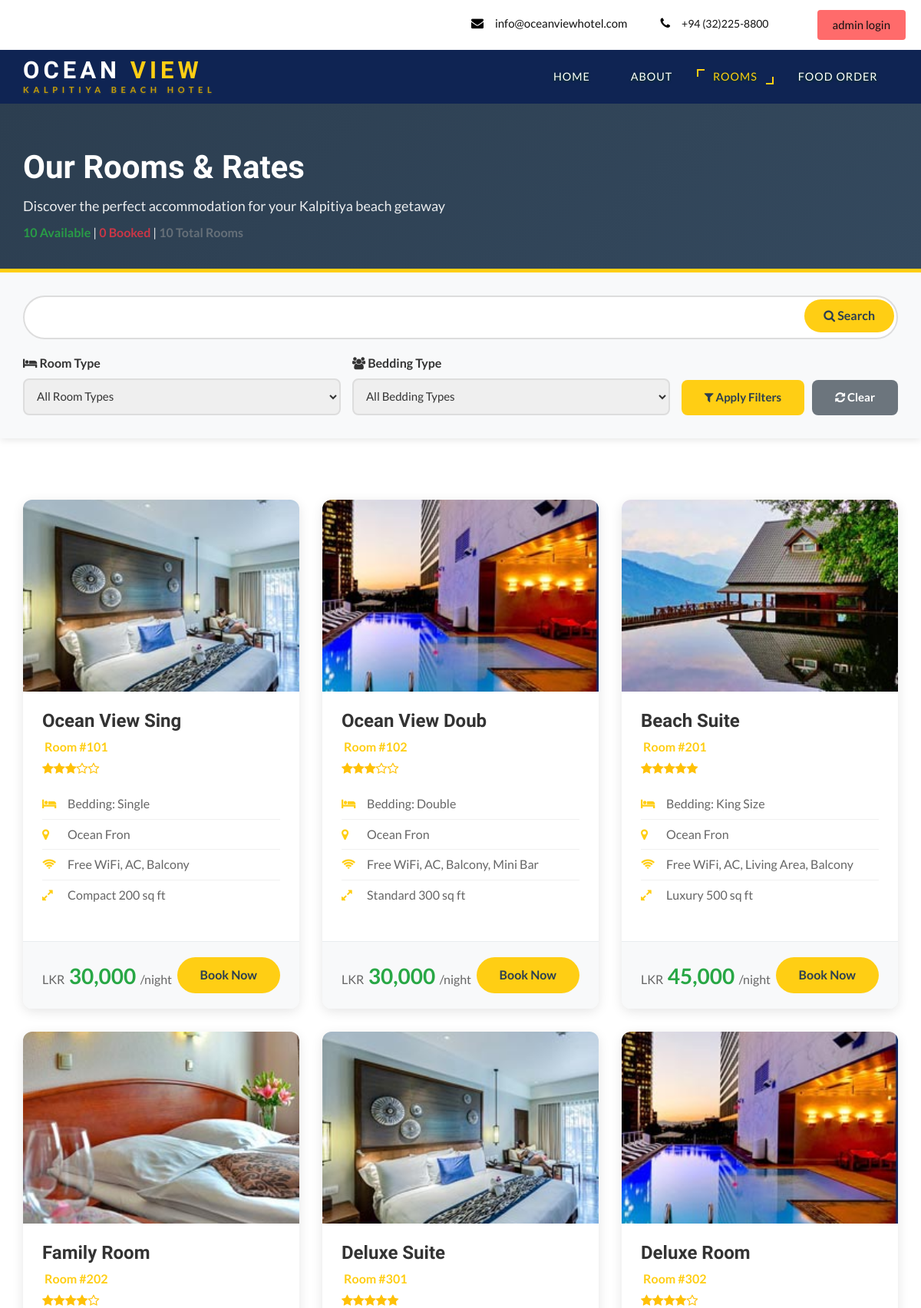
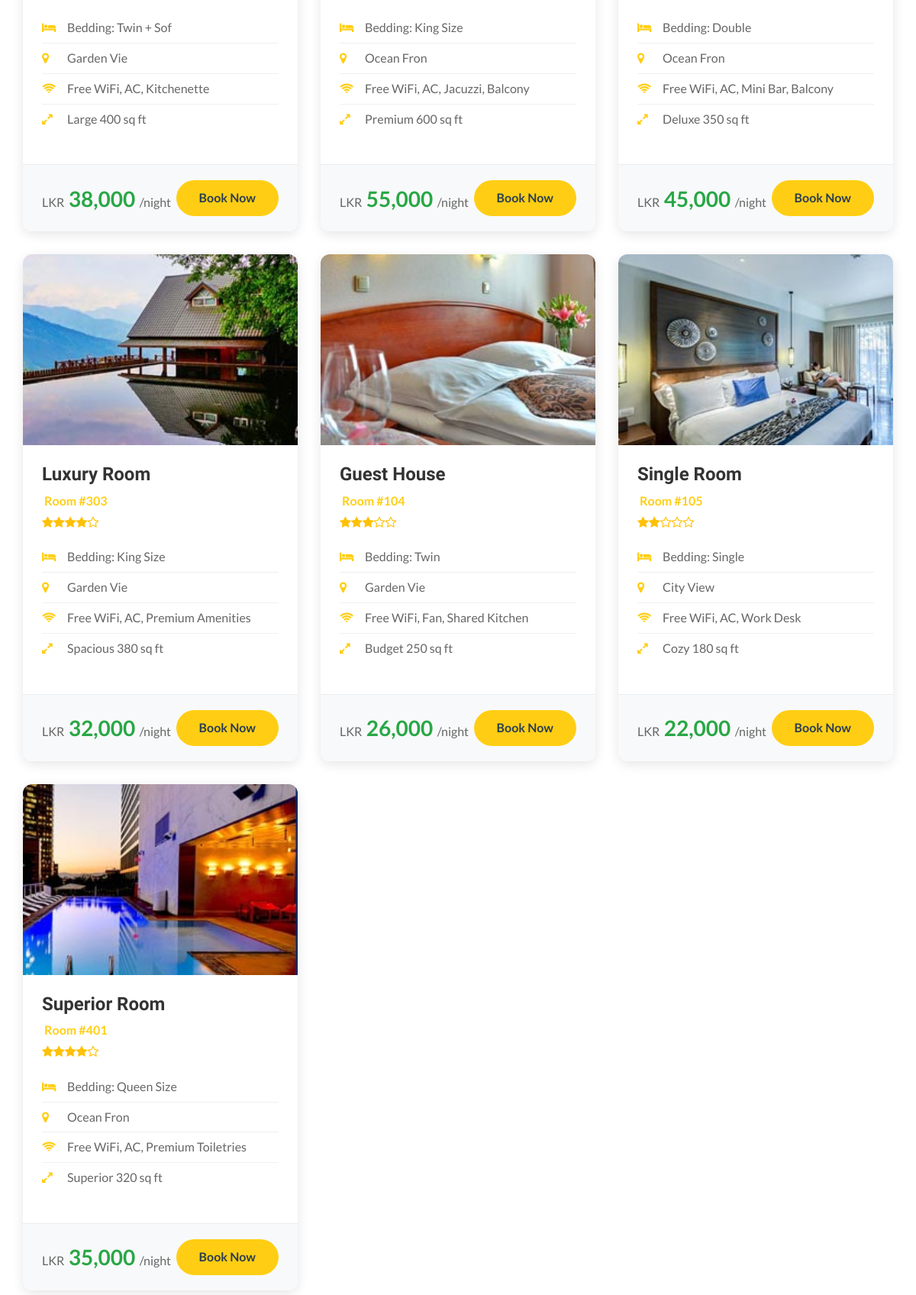
The page /rooms.php (upper part) on the database its author committed (2 pictures, top to bottom).
### tables this page shows
CREATE TABLE IF NOT EXISTS room (
    id int(10) unsigned NOT NULL AUTO_INCREMENT,
    type varchar(15) DEFAULT NULL,
    bedding varchar(10) DEFAULT NULL,
    room_number varchar(20) DEFAULT NULL,
    place varchar(10) DEFAULT NULL,
    area varchar(100) NOT NULL DEFAULT 'Free WiFi, AC',
    size varchar(100) NOT NULL DEFAULT 'Standard 300 sq ft',
    status varchar(20) DEFAULT 'Available',
    cusid int(11) DEFAULT NULL,
    PRIMARY KEY (id),
    UNIQUE KEY unique_room_number (room_number)
);

### rooms.php (the view, shortened to what this page needs)
<?php
include('db.php');
$room_type = isset($_GET['type']) ? trim($_GET['type']) : '';
$bedding = isset($_GET['bedding']) ? trim($_GET['bedding']) : '';
$search = isset($_GET['search']) ? trim($_GET['search']) : '';
$query = "SELECT * FROM room WHERE status = 'Available'";
$query .= " ORDER BY id ASC";
$result = mysqli_query($con, $query);
$room_prices = array(
    'Ocean View Single' => 22000,
    'Ocean View Double' => 32000,
    'Beach Suite' => 45000,
    'Family Room' => 38000,
    'Deluxe Suite' => 55000,
    'Deluxe Room' => 45000,
    'Luxury Room' => 32000,
    'Guest House' => 26000,
    'Single Room' => 22000,
    'Superior Room' => 35000,
    'Presidential Suite' => 75000,
    'Honeymoon Suite' => 60000
);
$room_ratings = array(
    'Ocean View Single' => 3,
    'Ocean View Double' => 4,
    'Beach Suite' => 5,
    'Family Room' => 4,
    'Deluxe Suite' => 5,
    'Deluxe Room' => 4,
    'Luxury Room' => 4,
    'Guest House' => 3,
    'Single Room' => 2,
    'Superior Room' => 4,
    'Presidential Suite' => 5,
    'Honeymoon Suite' => 5
);
?>
<!DOCTYPE html>
<html lang="en">
<head>
<link href="css/bootstrap.css" rel="stylesheet" type="text/css" media="all" />
<link href="css/font-awesome.css" rel="stylesheet">
<link href="css/style.css" rel="stylesheet" type="text/css" media="all" />
</head>
<body>
<div class="banner-top">
			<div class="contact-bnr-w3-agile">
				<ul>
					<li><i class="fa fa-envelope" aria-hidden="true"></i><a href="mailto:info@oceanviewhotel.com">INFO@OCEANVIEWHOTEL.COM</a></li>
					<li><i class="fa fa-phone" aria-hidden="true"></i>+94 (32)225-8800</li>
					<li style="margin-left: 20px;"><a href="admin/index.php" class="btn btn-primary btn-sm" style="background-color: #ff6b6b; border: none; padding: 8px 20px; border-radius: 4px;">Admin Login</a></li>
				</ul>
			</div>
			<div class="clearfix"></div>
		</div>
	<div class="w3_navigation">
		<div class="container">
			<nav class="navbar navbar-default">
				<div class="navbar-header navbar-left">
					<h1><a class="navbar-brand" href="index.php">OCEAN <span>VIEW</span><p class="logo_w3l_agile_caption">Kalpitiya Beach Hotel</p></a></h1>
				</div>
				<div class="collapse navbar-collapse navbar-right" id="bs-example-navbar-collapse-1">
					<nav class="menu menu--iris">
						<ul class="nav navbar-nav menu__list">
							<li class="menu__item"><a href="index.php" class="menu__link">Home</a></li>
							<li class="menu__item"><a href="index.php#about" class="menu__link scroll">About</a></li>
							<li class="menu__item menu__item--current"><a href="rooms.php" class="menu__link">Rooms</a></li>
							<li class="menu__item"><a href="food_order.php" class="menu__link">Food Order</a></li>
						</ul>
					</nav>
				</div>
			</nav>
		</div>
	</div>
<div class="rooms-header">
    <div class="container">
        <h1>Our Rooms & Rates</h1>
        <p>Discover the perfect accommodation for your Kalpitiya beach getaway</p>
        <?php
        $available_query = "SELECT COUNT(*) as available FROM room WHERE status = 'Available'";
        $available_result = mysqli_query($con, $available_query);
        $available_row = mysqli_fetch_assoc($available_result);
        $available_count = $available_row['available'];
        $total_query = "SELECT COUNT(*) as total FROM room";
        $total_result = mysqli_query($con, $total_query);
        $total_row = mysqli_fetch_assoc($total_result);
        $total_count = $total_row['total'];
        $booked_count = $total_count - $available_count;
        $total_rooms = mysqli_num_rows($result);
        if (!empty($search) || !empty($room_type) || !empty($bedding)) {
            echo "<p style='margin-top: 10px; font-size: 16px;'><strong>$total_rooms</strong> room(s) found</p>";
        } else {
            echo "<p style='margin-top: 10px; font-size: 16px;'>";
            echo "<span style='color: #28a745; font-weight: bold;'>$available_count Available</span> | ";
            echo "<span style='color: #dc3545; font-weight: bold;'>$booked_count Booked</span> | ";
            echo "<span style='color: #6c757d; font-weight: bold;'>$total_count Total Rooms</span>";
            echo "</p>";
        }
        ?>
    </div>
</div>
<div class="search-filter-section">
    <div class="container">
        <form method="GET" action="rooms.php" id="filterForm">
            <div class="search-box">
                <input type="text" name="search" placeholder="Search rooms by name, amenities, or location..." value="<?php echo htmlspecialchars($search); ?>">
                <button type="submit"><i class="fa fa-search"></i> Search</button>
            </div>
            <div class="filter-options">
                <div class="filter-group">
                    <label><i class="fa fa-bed"></i> Room Type</label>
                    <select name="type">
                        <option value="">All Room Types</option>
                    </select>
                </div>
                <div class="filter-group">
                    <label><i class="fa fa-users"></i> Bedding Type</label>
                    <select name="bedding">
                        <option value="">All Bedding Types</option>
                    </select>
                </div>
                <div class="filter-buttons">
                    <button type="submit" class="btn-filter btn-apply"><i class="fa fa-filter"></i> Apply Filters</button>
                    <a href="rooms.php" class="btn-filter btn-clear"><i class="fa fa-refresh"></i> Clear</a>
                </div>
            </div>
        </form>
    </div>
</div>
<div class="rooms-grid">
    <div class="container">
        <div class="row">
            <?php
            $room_count = 0;
            $room_images = array('r1.jpg', 'r2.jpg', 'r3.jpg', 'r4.jpg');
            if (mysqli_num_rows($result) > 0) {
                while ($row = mysqli_fetch_assoc($result)) {
                    $room_count++;
                    $room_name = $row['type'];
                    $price = isset($room_prices[$room_name]) ? $room_prices[$room_name] : 30000;
                    $rating = isset($room_ratings[$room_name]) ? $room_ratings[$room_name] : 3;
                    $image = $room_images[($room_count - 1) % 4];
            ?>
            <div class="col-md-6 col-lg-4">
                <div class="room-card">
                    <div class="room-image">
                        <img src="images/<?php echo $image; ?>" alt="<?php echo $room_name; ?>">
                    </div>
                    <div class="room-details">
                        <h3 class="room-title"><?php echo $room_name; ?></h3>
                        <?php
                        $room_num = isset($row['room_number']) ? $row['room_number'] : '';
                        if($room_num) {
                            echo '<p style="color:#ffce14; font-weight:600; margin:5px 0;"><i class="fa fa-door-open"></i> Room #' . $room_num . '</p>';
                        }
                        ?>
                        <div class="room-rating">
                            <?php
                            for ($i = 1; $i <= 5; $i++) {
                                if ($i <= $rating) {
                                    echo '<i class="fa fa-star"></i>';
                                } else {
                                    echo '<i class="fa fa-star-o"></i>';
                                }
                            }
                            ?>
                        </div>
                        <ul class="room-features">
                            <li><i class="fa fa-bed"></i> Bedding: <?php echo isset($row['bedding']) ? $row['bedding'] : 'N/A'; ?></li>
                            <li><i class="fa fa-map-marker"></i> <?php echo isset($row['place']) ? $row['place'] : 'N/A'; ?></li>
                            <li><i class="fa fa-wifi"></i> <?php echo isset($row['area']) ? $row['area'] : 'N/A'; ?></li>
                            <li><i class="fa fa-expand"></i> <?php echo isset($row['size']) ? $row['size'] : 'N/A'; ?></li>
                        </ul>
                    </div>
                    <div class="room-footer">
                        <div class="room-price">
                            <span>LKR</span> <?php echo number_format($price); ?>
                            <span>/night</span>
                        </div>
                        <a href="admin/reservation.php" class="btn-book">Book Now</a>
                    </div>
                </div>
            </div>
            <?php
                }
            } ?>
        </div>
    </div>
</div>
</body>
</html>

### css/style.css (style rules this page uses)
html, body { margin:0; font-size: 100%; font-family: 'Lato', sans-serif; background: #fff; }
body a { text-decoration:none; transition:0.5s all; -webkit-transition:0.5s all; -moz-transition:0.5s all; -o-transition:0.5s all; -ms-transition:0.5s all; }
h1,h2,h3,h4,h5,h6 { margin:0; font-family: 'Federo', sans-serif; font-weight: 600; }
p { margin:0; }
ul { margin:0; padding:0; }
label { margin:0; }
.contact-bnr-w3-agile { float: right; }
.contact-bnr-w3-agile ul li { list-style: none; display: inline-block; padding: 13px 20px; color: #101010; font-size:14px; transition: 0.5s all; -webkit-transition: 0.5s all; -o-transition: 0.5s all; -moz-transition: 0.5s all; -ms-transition: 0.5s all; }
.contact-bnr-w3-agile ul li a { color: #101010; text-decoration:none; transition: 0.5s all; -webkit-transition: 0.5s all; -o-transition: 0.5s all; -moz-transition: 0.5s all; -ms-transition: 0.5s all; text-transform: lowercase; font-size: 15px; }
.contact-bnr-w3-agile ul li i { color: #000000; font-size: 16px; margin-right: 15px; }
.w3_navigation { background: #0f2453 ; }
.navbar-default { background: none; border: none; }
.navbar { margin-bottom: 0; }
.navbar-collapse { padding: 0; }
.navbar-right { margin-right: 0; }
.navbar-default .navbar-nav > li > a { font-weight: 500; letter-spacing: 1px; }
.navbar-nav > li > a { margin: 0; padding:0 1.5em; text-transform: uppercase; }
nav.navbar.navbar-default { background: none; padding: .9em 0 .4em 0; }
.navbar-default .navbar-nav > li > a { color: #fff; }
.navbar-default .navbar-brand,.navbar-default .navbar-brand:hover, .navbar-default .navbar-brand:focus { color: #fff; }
.navbar-brand { padding: 0; font-size: 31px; text-transform: uppercase; letter-spacing: 5px; line-height: 25px; position: relative; font-weight: bold; }
.navbar-brand span { color: #ffce14; }
p.logo_w3l_agile_caption { text-transform: uppercase; letter-spacing: 5.7px; font-size: 11px; color: #c79f07; text-shadow: 0px 1px 3px #454a47; font-family: 'Lato', sans-serif; font-weight: 600; }
.menu__list { position: relative; margin: 0.69em 0 0; }
.menu__item { display: block; margin: 1em 0; }
.menu__link { font-size: .9em; font-weight: bold; display: block; padding: 1em; cursor: pointer; -webkit-user-select: none; -moz-user-select: none; -ms-user-select: none; user-select: none; -webkit-touch-callout: none; -khtml-user-select: none; -webkit-tap-highlight-color: rgba(0, 0, 0, 0); }
.menu--iris .menu__item { margin:0 0.3em; }
.menu--iris .menu__link { position: relative; text-align: center; -webkit-transition: color 0.3s; transition: color 0.3s; text-shadow: 0px 1px 3px #033815; }
.menu--iris .menu__item--current .menu__link,.menu__link:hover { color:#ffce14; }
.menu--iris .menu__link::before, .menu--iris .menu__link::after { content: ''; position: absolute; width: 10px; height: 10px; opacity: 0; border: 2px solid #ffce14; -webkit-transition: -webkit-transform 0.3s, opacity 0.3s; transition: transform 0.3s, opacity 0.3s; -webkit-transition-timing-function: cubic-bezier(0.17, 0.67, 0.05, 1.29); transition-timing-function: cubic-bezier(0.17, 0.67, 0.05, 1.29); }
.menu--iris .menu__link::before { top: 0; left: 0; border-width: 2px 0 0 2px; -webkit-transform: translate3d(10px, 10px, 0); transform: translate3d(10px, 10px, 0); }
.menu--iris .menu__link::after { right: 0; bottom: 0; border-width: 0 2px 2px 0; -webkit-transform: translate3d(-10px, -10px, 0); transform: translate3d(-10px, -10px, 0); }
.menu--iris .menu__item--current .menu__link::before, .menu--iris .menu__item--current .menu__link::after,.menu__link:hover::before,.menu__link:hover::after { opacity: 1; -webkit-transform: translate3d(0, 0, 0); transform: translate3d(0, 0, 0); }

### rows shown on the page
room: type "Ocean View Sing", room_number "101", bedding "Single", place "Ocean Fron", area "Free WiFi, AC, Balcony", size "Compact 200 sq ft", type "30,000"
room: type "Ocean View Doub", room_number "102", bedding "Double", place "Ocean Fron", area "Free WiFi, AC, Balcony, Mini Bar", size "Standard 300 sq ft", type "30,000"
room: type "Beach Suite", room_number "201", bedding "King Size", place "Ocean Fron", area "Free WiFi, AC, Living Area, Balcony", size "Luxury 500 sq ft", type "45,000"
room: type "Family Room", room_number "202", bedding "Twin + Sof", place "Garden Vie", area "Free WiFi, AC, Kitchenette", size "Large 400 sq ft", type "38,000"
room: type "Deluxe Suite", room_number "301", bedding "King Size", place "Ocean Fron", area "Free WiFi, AC, Jacuzzi, Balcony", size "Premium 600 sq ft", type "55,000"
room: type "Deluxe Room", room_number "302", bedding "Double", place "Ocean Fron", area "Free WiFi, AC, Mini Bar, Balcony", size "Deluxe 350 sq ft", type "45,000"
room: type "Luxury Room", room_number "303", bedding "King Size", place "Garden Vie", area "Free WiFi, AC, Premium Amenities", size "Spacious 380 sq ft", type "32,000"
room: type "Guest House", room_number "104", bedding "Twin", place "Garden Vie", area "Free WiFi, Fan, Shared Kitchen", size "Budget 250 sq ft", type "26,000"
room: type "Single Room", room_number "105", bedding "Single", place "City View", area "Free WiFi, AC, Work Desk", size "Cozy 180 sq ft", type "22,000"
room: type "Superior Room", room_number "401", bedding "Queen Size", place "Ocean Fron", area "Free WiFi, AC, Premium Toiletries", size "Superior 320 sq ft", type "35,000"

### other values the page prints
$available_count "10"
$booked_count "0"
$total_count "10"
